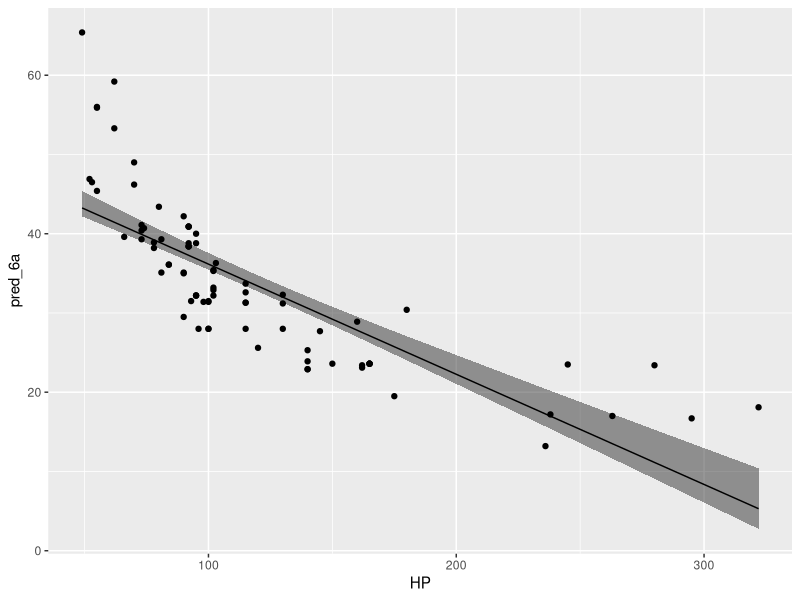
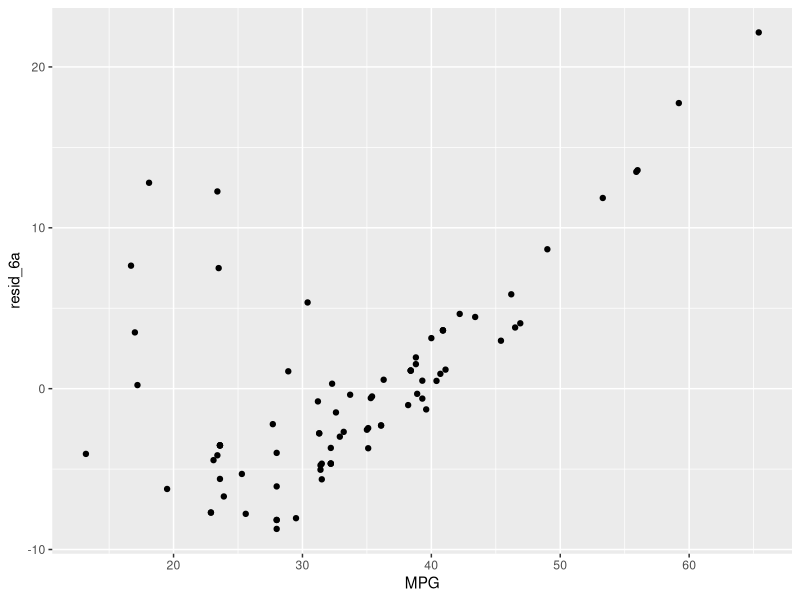
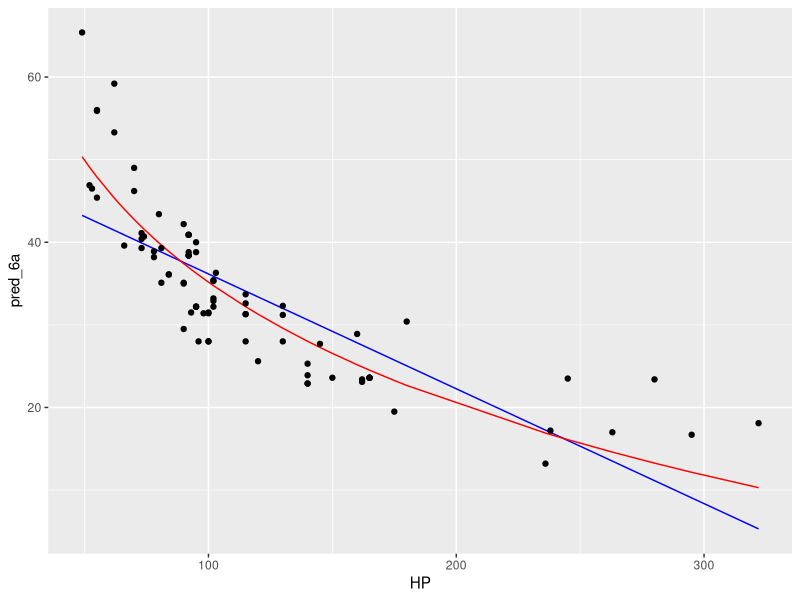
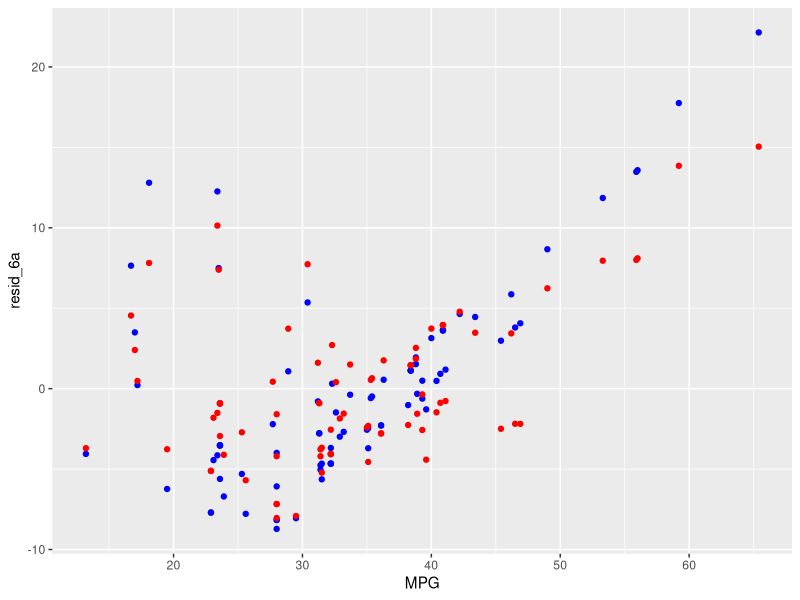
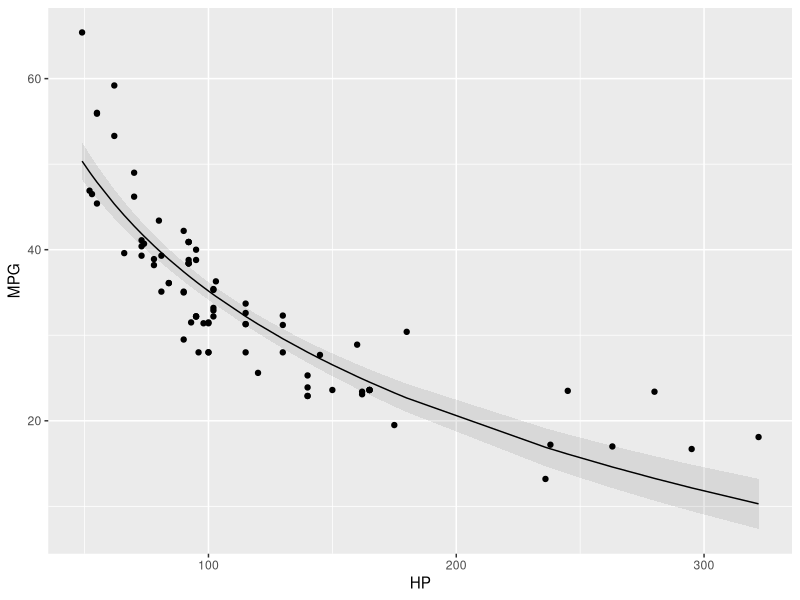

Generate these figures, in order, with R:
# From http://lib.stat.cmu.edu/DASL/Datafiles/carmpgdat.html
#    VOL: Cubic feet of cab space
#    HP: Engine horspower
#    MPG: Average miles per gallon
#    SP: Top speed (mph)
#    WT: Vehicle weight (100 lb)
carmpg <- read.csv('carmpg.csv')


linear_regression <- function(x, y) {
    solve(t(x) %*% x, t(x) %*% y)
}

## Exercide 6a)
## Fit linear regressoin MPG from HP.

mod_6a <- lm(MPG ~ HP, carmpg)

# The higher the HP the lower the MPG; makes sense
est_6a <- linear_regression(cbind(1, carmpg$HP), carmpg$MPG)


# carmpg$pred_hp <- predict(mod_6a1, carmpg)
carmpg$pred_6a <- as.vector(cbind(1, carmpg$HP) %*% est_6a)

# carmpg$resid_6a <- residuals(mod_6a)
carmpg$resid_6a <- carmpg$MPG - carmpg$pred_6a

# Estimate of variance
var_6a <- sum(carmpg$resid_6a^2) / (length(carmpg$MPG) - 2)

se_6a0 <- sqrt(var_6a * sum(carmpg$MPG^2)) / (length(carmpg$MPG) * sd(carmpg$MPG))
se_6a1 <- sqrt(var_6a / length(carmpg$MPG)) / sd(carmpg$MPG)

se_6a <- c(se_6a0, se_6a1)

coeff_6a_bound <- cbind(est_6a - se_6a, est_6a + se_6a)

wald_6a = est_6a / se_6a


estvar_6a <- function(x) {
    n <- length(carmpg$HP)
    factor <- var_6a / (n * var(carmpg$HP))
    ans <- vector("double", length(x))
    for (i in seq_along(x)) {
        ans[i] <- factor * (x[i]^2 - 2 * x[i] * mean(carmpg$HP) + sum(carmpg$HP^2)/n)
    }
    ans
}

carmpg$estvar_6a <- estvar_6a(carmpg$HP)

# Estimate of uncertainty in prediction value
predvar_6a <- function(x) {
    ans <- vector("double", length(x))
    for (i in seq_along(x)) {
        ans[i] <- var_6a * (1 + sum((carmpg$HP - x[i])^2) / (n * var(carmpg$HP)))
    }
    ans
}

library(ggplot2)
ggplot(carmpg) +
    # 95% confidence interval for points
    geom_ribbon(aes(x=HP, ymin=pred_6a - sqrt(estvar_6a), ymax = pred_6a + 2 * sqrt(estvar_6a)), alpha = 0.5) +
    geom_line(aes(x=HP, y=pred_6a)) +
    geom_point(aes(HP, MPG))

# Residuals
r2_6a <- sum(carmpg$resid_6a^2)

# The residuals clearly increase with increasing MPG; this makes the bounding analysis unlikely
ggplot(carmpg) + geom_point(aes(x=MPG, y=resid_6a))


# Ex 6b

mod_6b <- lm(MPG ~ log(HP), carmpg)

summary(mod_6b)

carmpg$pred_6b <- predict(mod_6b, carmpg)

carmpg$resid_6b <- residuals(mod_6b)


# Residuals are much smaller
r2_6b <- sum(carmpg$resid_6b^2)


# The fit looks a little better for large HP
ggplot(carmpg) +
    geom_line(aes(x=HP, y=pred_6a), colour="blue") +
    geom_line(aes(x=HP, y=pred_6b), colour="red") +
    geom_point(aes(HP, MPG))


# The residuals are closer, but still not even
ggplot(carmpg) +
    geom_point(aes(x=MPG, y=resid_6a), colour="blue") +
    geom_point(aes(x=MPG, y=resid_6b), colour="red")

# Canonical R with Confidence Interval

carmpg_6b <- cbind(carmpg, predict(mod_6b, interval="confidence", level=0.95))
ggplot(carmpg_6b, aes(x=HP, y=MPG, ymin=lwr, ymax=upr)) +
    geom_ribbon(alpha=0.1) +
    geom_line(aes(y=fit))  +
    geom_point()
